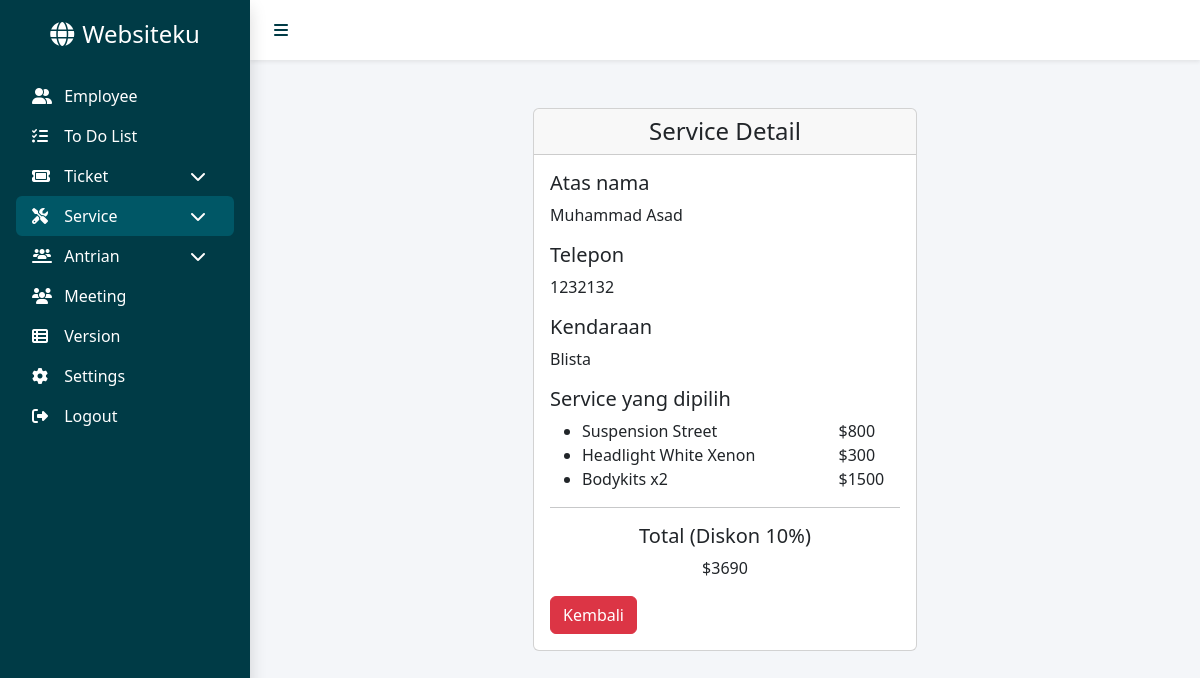
The page /public/service/detail/3 (signed in) on the database its author committed.
### tables this page shows
CREATE TABLE `services_log` (
  `id` int NOT NULL,
  `name` varchar(255) NOT NULL,
  `phone` varchar(20) NOT NULL,
  `vehicle` varchar(20) NOT NULL,
  `services` varchar(255) NOT NULL,
  `total` int NOT NULL,
  `created_at` timestamp NOT NULL
);

CREATE TABLE `services_prices` (
  `id` int UNSIGNED NOT NULL,
  `name` varchar(255) NOT NULL,
  `price` int NOT NULL,
  `category` int NOT NULL,
  `level` int NOT NULL
);

### app/core/Controller.php (called while the page is built, shortened)
<?php
class Controller
{
    public function view($view, $data = [])
    {
        require_once '../app/views/' . $view . '.php';
    }
    public function model($model)
    {
        return new $model;
    }
}

### app/controllers/ServiceController.php (called while the page is built, shortened)
<?php
class ServiceController extends Controller
{
    public function detail($id)
    {
        $service_log = $this->model('Service')->getServicesLogById($id);
        $service_array = explode(',', $service_log['services']);
        $service_prices = [];
        foreach ($this->model('Service')->getAllPrices() as $service) {
            $service_prices[$service['id']] = $service;
        }
        $serviceCounts = array_count_values($service_array);
        $selectedServices = [];
        foreach ($serviceCounts as $id => $qty) {
            if (isset($service_prices[$id])) {
                $selectedServices[] = [
                    'name' => $service_prices[$id]['name'],
                    'price' => $service_prices[$id]['price'],
                    'qty' => $qty
                ];
            } else {
                $selectedServices[] = [
                    'name' => '<span class="text-danger">Service tidak ditemukan<br>(sudah dihapus)</span>',
                    'price' => '-',
                    'qty' => $qty
                ];
            }
        }
        $data = [
            'judul' => 'Detail',
            'service' => $service_log,
            'services' => $selectedServices,
        ];
        $this->view('service/detail', $data);
    }
}

### app/core/App.php (called while the page is built, shortened)
<?php
class App
{
    protected $method = 'index';
    protected $params = [];
    public function __construct()
    {
        $url = $this->parseURL();
        if (isset($url[0])) {
            if (file_exists('../app/controllers/' . $url[0] . 'Controller.php')) {
                unset($url[0]);
            }
        }
        $this->controller = new $this->controller;
        if (isset($url[1])) {
            $method = str_replace('-', '_', $url[1]);
            if (method_exists($this->controller, $method)) {
                $this->method = $method;
                unset($url[1]);
            }
        }
        if (!empty($url)) {
            $this->params = array_values($url);
        }
        call_user_func_array([$this->controller, $this->method], $this->params);
    }
    public function parseURL()
    {
        if (isset($_GET['url'])) {
            $url = rtrim($_GET['url'], '/');
            $url = filter_var($url, FILTER_SANITIZE_URL);
            $url = explode('/', $url);
            return $url;
        }
    }
}

### public/index.php (called while the page is built, shortened)
<?php
$app = new App;

### app/core/Database.php (called while the page is built, shortened)
<?php
class Database
{
    private $host = DB_HOST;
    private $user = DB_USER;
    private $pass = DB_PASS;
    private $dbname = DB_NAME;
    private $dbh;
    private $stmt;
    public function __construct()
    {
        $dsn = 'mysql:host=' . $this->host . ';dbname=' . $this->dbname;
        $option = [
            PDO::ATTR_PERSISTENT => true,
            PDO::ATTR_ERRMODE => PDO::ERRMODE_EXCEPTION
        ];
        try {
            $this->dbh = new PDO($dsn, $this->user, $this->pass, $option);
        } catch (PDOException $e) {
            die($e->getMessage());
        }
    }
    public function query($query)
    {
        $this->stmt = $this->dbh->prepare($query);
    }
    public function bind($param, $value, $type = null)
    {
        if (is_null($type)) {
            switch (true) {
                default:
                    $type = PDO::PARAM_STR;
            }
        }
        $this->stmt->bindValue($param, $value, $type);
    }
    public function execute()
    {
        $this->stmt->execute();
    }
    public function resultSet()
    {
        $this->execute();
        return $this->stmt->fetchAll(PDO::FETCH_ASSOC);
    }
    public function single()
    {
        $this->execute();
        return $this->stmt->fetch(PDO::FETCH_ASSOC);
    }
}

### app/models/Service.php (called while the page is built, shortened)
<?php
class Service
{
    private $tableLog = 'services_log';
    private $tablePrice = 'services_prices';
    private $db;
    public function __construct()
    {
        $this->db = new Database;
    }
    public function getServicesLogById($id)
    {
        $sql =
            "SELECT * FROM {$this->tableLog}
            WHERE id = :id";
        $this->db->query($sql);
        $this->db->bind("id", $id);
        $this->db->execute();
        return $this->db->single();
    }
    public function getAllPrices()
    {
        $sql =
            "SELECT id, name, price, category, level
            FROM {$this->tablePrice}
            ORDER BY category ASC, level ASC";
        $this->db->query($sql);
        $this->db->execute();
        return $this->db->resultSet();
    }
}

### app/views/service/detail.php (the view)
<div class="container d-flex justify-content-center">
    <div class="card" style="width: 24rem;">
        <h4 class="card-header text-center">Service Detail</h4>
        <div class="card-body">
            <h5 class="card-text">Atas nama</h5>
            <p><?= $data['service']['name'] ?></p>
            <h5 class="card-text">Telepon</h5>
            <p><?= $data['service']['phone'] ?></p>
            <h5 class="card-text">Kendaraan</h5>
            <p><?= $data['service']['vehicle'] ?></p>
            <h5 class="card-text">Service yang dipilih</h5>
            <ul>
                <?php foreach ($data['services'] as $service): ?>
                    <li>
                        <div class="row">
                            <div class="col-9">
                                <?= $service['name'] ?>
                                <?php if ($service['qty'] > 1): ?>
                                    x<?= $service['qty'] ?>
                                <?php endif; ?></div>
                            <div class="col">$<?= $service['price'] ?></div>
                        </div>
                    </li>
                <?php endforeach; ?>
            </ul>
            <hr>
            <div class="text-center">
                <h5 class="card-text">Total (Diskon 10%)</h5>
                <p>$<?= $data['service']['total'] ?></p>
            </div>
            <div class="d-flex justify-content-between">
                <a href="<?= BASEURL ?>/service" class="btn btn-danger">Kembali</a>
            </div>
        </div>
    </div>
</div>

### public/css/style.css (style rules this page uses)
body { min-height: 100vh; }

### rows shown on the page
services_log: name "Muhammad Asad", phone "1232132", vehicle "Blista", total "3690"
services_prices: name "Suspension Street", price "800"
services_prices: name "Headlight White Xenon", price "300"
services_prices: name "Bodykits", qty "2", price "1500"
